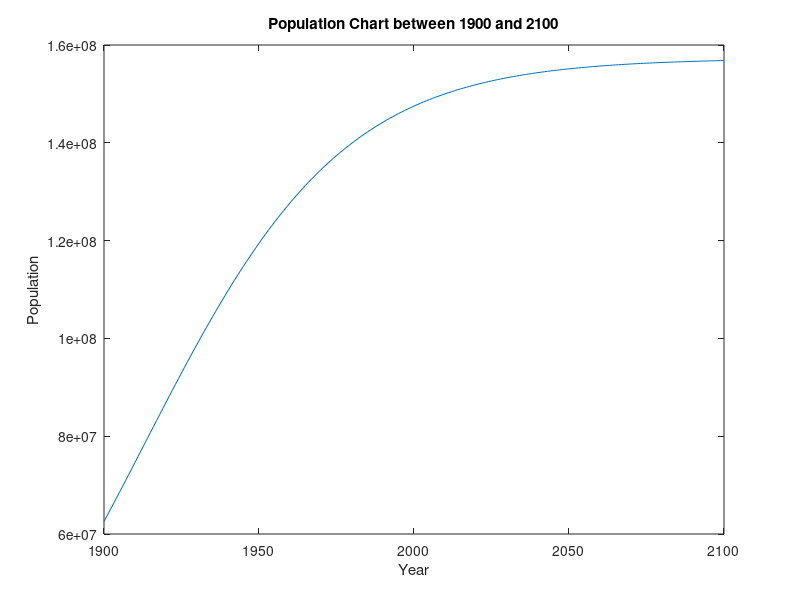

MATLAB code for this plot:

% --------------------------------------------------------------
% Charts and Matrix
% --------------------------------------------------------------


% --------------------------------------------------------------
% 1)Plot the sine and cosine functions for values ranging from -2pi to 2pi, 
% with a range between pi / 90 values. Plot the sine red and the cosine blue. 
% Create a caption and a title for the chart.
clear; clc;
t = -2*pi : pi/90 : 2*pi;
A = sin(t), B = cos(t);
plot(t, A,'b', t, B, 'r');
title('Sine-Cosine Chart');
xlabel('Red: Cosine - Blue: Sine');
legend('A','B');
% --------------------------------------------------------------

% --------------------------------------------------------------
% 2) Creates a 10 × 10 size random matrix, substituting all values 
% less than 0.5 for zero and all values greater than 0.5 for 1.
clear; clc;
m = rand(10,10);
count1 = find(m < 0.5);
count2 = find(m > 0.5);
m(count1) = 0;
m(count2) = 1;
disp(m);
% --------------------------------------------------------------

% --------------------------------------------------------------
% 3) The expression that models the growth of the Brazilian population can be written 
% as P (t) = 157273000 / (1 + e ^ −0.0313 (t - 1913,25)) where it is given in years. 
% Plot a graph showing population growth from 1900 to 2100
clear; clc;
t = 1900:1:2100;
y = 157273000./(1+exp(-0.0313*(t-1913.25)));
plot(t,y)
title('Population Chart between 1900 and 2100');
ylabel('Population');
xlabel('Year');
% --------------------------------------------------------------

% --------------------------------------------------------------
% 4) Write a script that calculates 30 Fibonacci sequence numbers. 
% Each Fibonacci sequence number is equal to the sum of the last two sequence numbers. 
% The first and second sequence numbers are 0 and 1 (so the third is 0 + 1 = 1, the fourth is 1 + 1 = 2, and so on). 
% Store this sequence in a vector, where each vector position corresponds to a sequence number.
clear; clc;
f(1) = 0;
f(2) = 1;
for i = 3 : 30
    f(i) = f(i-1) + f(i-2);
    disp(f(i))
end
% --------------------------------------------------------------

% --------------------------------------------------------------
% 5. The cosine function can be represented by a series defined 
% as: cos (x) = ∞Σ (n = 0) ((−1) n / (2n)!)X^2n = 1− (x ^ 2/2! ) + (x ^ 4/4!) + (x ^ 6/6!)
% Calculate a cosine approximation of (π / 3) across  the series
% above using 3 terms (n from zero to 3) and 8 terms (n from zero to 8), 
% and compare both results with the predefined cosine function of Matlab.
clear; clc;
i=0, SerieTaylor1=0, SerieTaylor2=0;;
for n= 0:3
    i=(((-1)).^n)./(factorial(2*n))*(pi/3).^(2*n);
    SerieTaylor1 = SerieTaylor1 + i;
end
for n= 0:8
    i=(((-1)).^n)./(factorial(2*n))*(pi/3).^(2*n);
    SerieTaylor2 = SerieTaylor2 + i;
end
disp(SerieTaylor2);
disp(SerieTaylor1);
% --------------------------------------------------------------

% --------------------------------------------------------------
% 6. In mathematics, the harmonic series is the infinite series defined 
% as: ∞Σ (k = 1) (1 / k) = 1 + (1/2) + (1/3) + (1/4).
% This is a divergent series, since the value of the sum of its terms tends to infinity. 
% Make a matlab script that sum the value of the plots in this series for each interaction 
% (first iteration = 1, second iteration = 1 + (1/2), third iteration = 1 + (1/2) + (1/3) and and so on), 
% and stop the sum when the partial value of the series is greater than 10. Show on the screen 
% the number of iterations required to reach this value.
clear; clc;
summ = 0, count = 1;
while summ < 10
    summ = summ + 1./count;
    if summ < 10
        count=count+1;
    end
end
disp(summ);
disp(count);
% --------------------------------------------------------------
